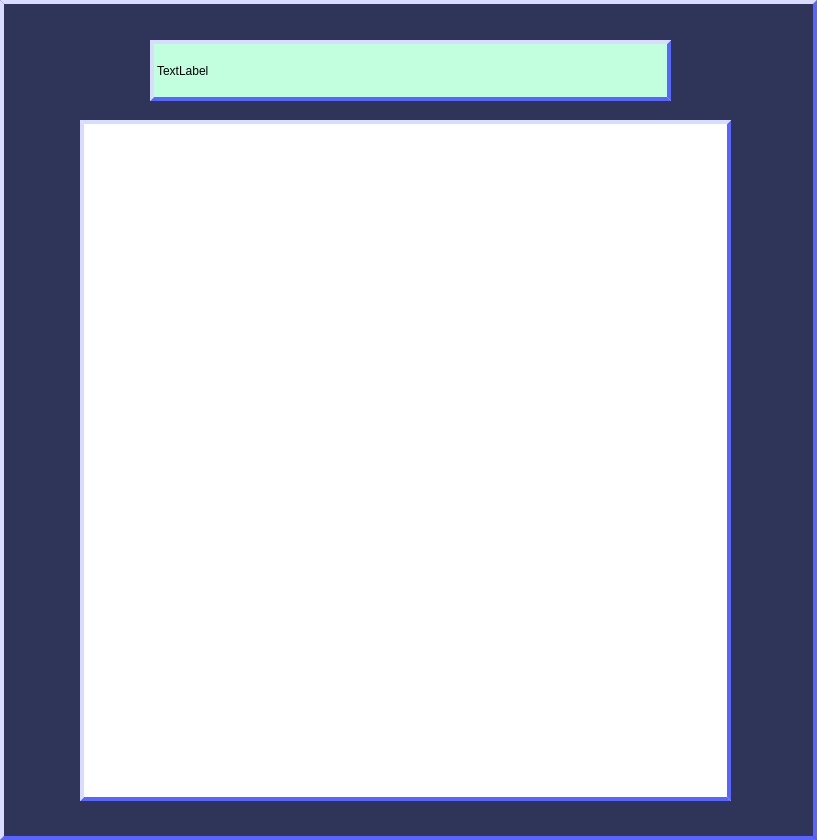
<?xml version="1.0" encoding="UTF-8"?>
<ui version="4.0">
 <class>StuffList</class>
 <widget class="QWidget" name="StuffList">
  <property name="geometry">
   <rect>
    <x>0</x>
    <y>0</y>
    <width>817</width>
    <height>840</height>
   </rect>
  </property>
  <property name="sizePolicy">
   <sizepolicy hsizetype="Minimum" vsizetype="Minimum">
    <horstretch>0</horstretch>
    <verstretch>0</verstretch>
   </sizepolicy>
  </property>
  <property name="minimumSize">
   <size>
    <width>621</width>
    <height>840</height>
   </size>
  </property>
  <property name="maximumSize">
   <size>
    <width>850</width>
    <height>840</height>
   </size>
  </property>
  <property name="windowTitle">
   <string/>
  </property>
  <property name="windowOpacity">
   <double>0.950000000000000</double>
  </property>
  <property name="styleSheet">
   <string notr="true">border-style:outset;
border-width:4px;
border-color: rgb(90, 101, 255);
background-color: rgb(47, 53, 88);</string>
  </property>
  <widget class="QTableWidget" name="tableWidget">
   <property name="geometry">
    <rect>
     <x>80</x>
     <y>120</y>
     <width>651</width>
     <height>681</height>
    </rect>
   </property>
   <property name="sizePolicy">
    <sizepolicy hsizetype="Minimum" vsizetype="Minimum">
     <horstretch>0</horstretch>
     <verstretch>0</verstretch>
    </sizepolicy>
   </property>
   <property name="minimumSize">
    <size>
     <width>431</width>
     <height>600</height>
    </size>
   </property>
   <property name="maximumSize">
    <size>
     <width>700</width>
     <height>770</height>
    </size>
   </property>
   <property name="styleSheet">
    <string notr="true">background-color: rgba(255, 255, 255, 255);
font: italic 14pt &quot;Sitka Small&quot;;
color: rgb(0, 0, 0);</string>
   </property>
   <property name="dragEnabled">
    <bool>false</bool>
   </property>
   <property name="gridStyle">
    <enum>Qt::SolidLine</enum>
   </property>
   <property name="columnCount">
    <number>0</number>
   </property>
   <attribute name="horizontalHeaderVisible">
    <bool>false</bool>
   </attribute>
   <attribute name="verticalHeaderVisible">
    <bool>false</bool>
   </attribute>
   <attribute name="verticalHeaderCascadingSectionResizes">
    <bool>false</bool>
   </attribute>
  </widget>
  <widget class="QLabel" name="label">
   <property name="geometry">
    <rect>
     <x>150</x>
     <y>40</y>
     <width>521</width>
     <height>61</height>
    </rect>
   </property>
   <property name="styleSheet">
    <string notr="true">background-color: rgba(194, 255, 222, 255);
font: 75 16pt &quot;Sitka Text&quot;;
color: rgb(0, 0, 0);</string>
   </property>
   <property name="text">
    <string>TextLabel</string>
   </property>
  </widget>
 </widget>
 <resources/>
 <connections/>
</ui>
